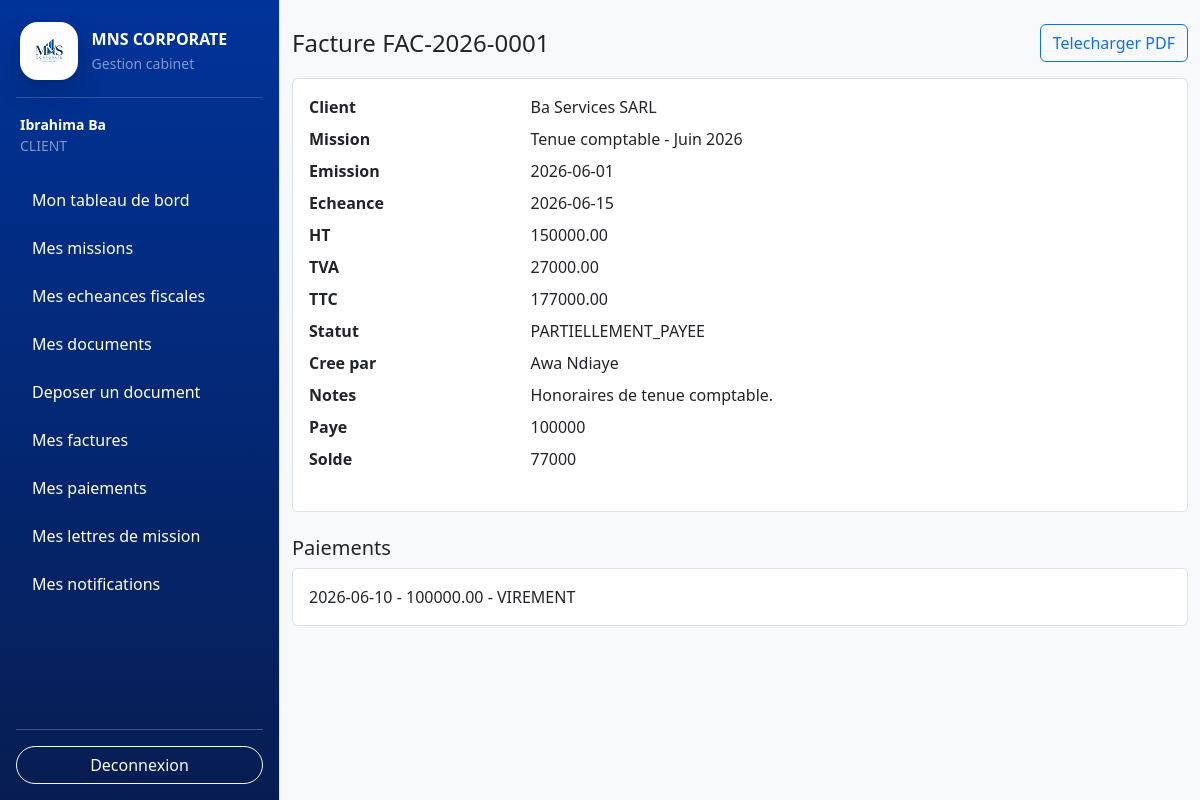
Screenshot of /frontend/views/invoices/show.php?id=1 (signed in) with the database file from the repository.
### tables this page shows
CREATE TABLE IF NOT EXISTS invoices (
    id INT UNSIGNED AUTO_INCREMENT PRIMARY KEY,
    client_id INT UNSIGNED NOT NULL,
    mission_id INT UNSIGNED NULL,
    invoice_number VARCHAR(50) NOT NULL UNIQUE,
    issue_date DATE NOT NULL,
    due_date DATE NOT NULL,
    subtotal DECIMAL(12,2) NOT NULL DEFAULT 0.00,
    tax_rate DECIMAL(5,2) NOT NULL DEFAULT 18.00,
    tax_amount DECIMAL(12,2) NOT NULL DEFAULT 0.00,
    total_amount DECIMAL(12,2) NOT NULL DEFAULT 0.00,
    status ENUM('BROUILLON', 'ENVOYEE', 'PARTIELLEMENT_PAYEE', 'PAYEE', 'EN_RETARD', 'ANNULEE')
        NOT NULL DEFAULT 'BROUILLON',
    notes TEXT NULL,
    created_by INT UNSIGNED NOT NULL,
    created_at TIMESTAMP DEFAULT CURRENT_TIMESTAMP,
    updated_at TIMESTAMP DEFAULT CURRENT_TIMESTAMP ON UPDATE CURRENT_TIMESTAMP,
    CONSTRAINT fk_invoices_client
        FOREIGN KEY (client_id) REFERENCES clients(id)
        ON DELETE RESTRICT
        ON UPDATE CASCADE,
    CONSTRAINT fk_invoices_mission
        FOREIGN KEY (mission_id) REFERENCES missions(id)
        ON DELETE SET NULL
        ON UPDATE CASCADE,
    CONSTRAINT fk_invoices_created_by
        FOREIGN KEY (created_by) REFERENCES users(id)
        ON DELETE RESTRICT
        ON UPDATE CASCADE
);

CREATE TABLE IF NOT EXISTS clients (
    id INT UNSIGNED AUTO_INCREMENT PRIMARY KEY,
    user_id INT UNSIGNED NULL UNIQUE,
    company_name VARCHAR(180) NOT NULL,
    legal_form VARCHAR(100) NULL,
    contact_name VARCHAR(150) NULL,
    email VARCHAR(150) NULL,
    phone VARCHAR(30) NULL,
    address VARCHAR(255) NULL,
    ninea VARCHAR(50) NULL UNIQUE,
    rccm VARCHAR(80) NULL UNIQUE,
    tax_regime VARCHAR(100) NULL,
    accounting_year_start DATE NULL,
    accounting_year_end DATE NULL,
    status ENUM('ACTIF', 'INACTIF') NOT NULL DEFAULT 'ACTIF',
    created_at TIMESTAMP DEFAULT CURRENT_TIMESTAMP,
    updated_at TIMESTAMP DEFAULT CURRENT_TIMESTAMP ON UPDATE CURRENT_TIMESTAMP,
    CONSTRAINT fk_clients_user
        FOREIGN KEY (user_id) REFERENCES users(id)
        ON DELETE SET NULL
        ON UPDATE CASCADE
);

CREATE TABLE IF NOT EXISTS missions (
    id INT UNSIGNED AUTO_INCREMENT PRIMARY KEY,
    client_id INT UNSIGNED NOT NULL,
    mission_catalog_id INT UNSIGNED NOT NULL,
    title VARCHAR(180) NOT NULL,
    description TEXT NULL,
    start_date DATE NOT NULL,
    planned_end_date DATE NULL,
    actual_end_date DATE NULL,
    status ENUM('A_FAIRE', 'EN_COURS', 'TERMINEE', 'EN_RETARD', 'ANNULEE')
        NOT NULL DEFAULT 'A_FAIRE',
    priority ENUM('BASSE', 'MOYENNE', 'HAUTE') NOT NULL DEFAULT 'MOYENNE',
    estimated_hours DECIMAL(8,2) NULL,
    created_by INT UNSIGNED NOT NULL,
    created_at TIMESTAMP DEFAULT CURRENT_TIMESTAMP,
    updated_at TIMESTAMP DEFAULT CURRENT_TIMESTAMP ON UPDATE CURRENT_TIMESTAMP,
    CONSTRAINT fk_missions_client
        FOREIGN KEY (client_id) REFERENCES clients(id)
        ON DELETE CASCADE
        ON UPDATE CASCADE,
    CONSTRAINT fk_missions_catalog
        FOREIGN KEY (mission_catalog_id) REFERENCES mission_catalog(id)
        ON DELETE RESTRICT
        ON UPDATE CASCADE,
    CONSTRAINT fk_missions_created_by
        FOREIGN KEY (created_by) REFERENCES users(id)
        ON DELETE RESTRICT
        ON UPDATE CASCADE
);

CREATE TABLE IF NOT EXISTS users (
    id INT UNSIGNED AUTO_INCREMENT PRIMARY KEY,
    full_name VARCHAR(150) NOT NULL,
    email VARCHAR(150) NOT NULL UNIQUE,
    phone VARCHAR(30) NULL,
    password_hash VARCHAR(255) NOT NULL,
    role ENUM('EXPERT', 'COLLABORATEUR', 'STAGIAIRE', 'CLIENT') NOT NULL,
    is_active TINYINT(1) NOT NULL DEFAULT 1,
    last_login_at DATETIME NULL,
    created_at TIMESTAMP DEFAULT CURRENT_TIMESTAMP,
    updated_at TIMESTAMP DEFAULT CURRENT_TIMESTAMP ON UPDATE CURRENT_TIMESTAMP
);

CREATE TABLE IF NOT EXISTS payments (
    id INT UNSIGNED AUTO_INCREMENT PRIMARY KEY,
    invoice_id INT UNSIGNED NOT NULL,
    payment_date DATE NOT NULL,
    amount DECIMAL(12,2) NOT NULL,
    payment_method ENUM('ESPECES', 'VIREMENT', 'CHEQUE', 'WAVE', 'ORANGE_MONEY', 'AUTRE')
        NOT NULL DEFAULT 'VIREMENT',
    reference_number VARCHAR(100) NULL,
    notes TEXT NULL,
    received_by INT UNSIGNED NOT NULL,
    created_at TIMESTAMP DEFAULT CURRENT_TIMESTAMP,
    CONSTRAINT fk_payments_invoice
        FOREIGN KEY (invoice_id) REFERENCES invoices(id)
        ON DELETE CASCADE
        ON UPDATE CASCADE,
    CONSTRAINT fk_payments_received_by
        FOREIGN KEY (received_by) REFERENCES users(id)
        ON DELETE RESTRICT
        ON UPDATE CASCADE
);

### backend/controllers/invoice_controller.php (called while the page is built, shortened)
<?php
require_once __DIR__ . '/../config/database.php';
require_once __DIR__ . '/../models/Invoice.php';
require_once __DIR__ . '/../models/Payment.php';
function showInvoice(int $id): void { $invoice=findInvoiceOrRedirect($id); if(!invoiceCanAccess(currentUser(),$invoice)){redirect(INVOICE_LIST_URL);} $payments=(new Payment(getDatabaseConnection()))->findByInvoice($id); $paid=(new Invoice(getDatabaseConnection()))->getPaymentsTotal($id); $balance=max(0,(float)$invoice['total_amount']-$paid); renderInvoiceView('show.php',compact('invoice','payments','paid','balance')); }
function clientForUser(PDO $pdo,int $uid): ?array {$s=$pdo->prepare('SELECT id FROM clients WHERE user_id=:id');$s->execute(['id'=>$uid]);$r=$s->fetch(PDO::FETCH_ASSOC);return $r?:null;}
function invoiceCanAccess(array $user,array $invoice): bool { if($user['role']==='EXPERT')return true; if($user['role']==='CLIENT'){ $c=clientForUser(getDatabaseConnection(),(int)$user['id']); return $c&&(int)$c['id']===(int)$invoice['client_id']; } return false; }
function findInvoiceOrRedirect(int $id): array {$i=(new Invoice(getDatabaseConnection()))->findById($id); if(!$i){redirect(INVOICE_LIST_URL);} return $i;}
function renderInvoiceView(string $view,array $vars=[]): void {extract($vars,EXTR_SKIP); if(!defined('MNS_CONTROLLER_RENDER'))define('MNS_CONTROLLER_RENDER',true); require __DIR__.'/../../frontend/views/invoices/'.$view;}

### backend/models/BaseModel.php (called while the page is built, shortened)
<?php
abstract class BaseModel
{
    protected PDO $db;
    public function __construct(PDO $db)
    {
        $this->db = $db;
    }
    protected function fetchOne(string $sql, array $params = []): ?array
    {
        $stmt = $this->db->prepare($sql);
        $stmt->execute($params);
        $result = $stmt->fetch(PDO::FETCH_ASSOC);
        return $result === false ? null : $result;
    }
    protected function fetchAll(string $sql, array $params = []): array
    {
        $stmt = $this->db->prepare($sql);
        $stmt->execute($params);
        return $stmt->fetchAll(PDO::FETCH_ASSOC);
    }
}

### backend/models/Invoice.php (called while the page is built, shortened)
<?php
require_once __DIR__ . '/BaseModel.php';
class Invoice extends BaseModel
{
    public function findById(int $id): ?array
    {
        return $this->fetchOne(
            'SELECT i.*, c.company_name, m.title AS mission_title, u.full_name AS creator_name
             FROM invoices i
             INNER JOIN clients c ON c.id = i.client_id
             LEFT JOIN missions m ON m.id = i.mission_id
             INNER JOIN users u ON u.id = i.created_by
             WHERE i.id = :id',
            ['id' => $id]
        );
    }
    public function getPaymentsTotal(int $invoiceId): float { $r=$this->fetchOne('SELECT COALESCE(SUM(amount),0) AS total FROM payments WHERE invoice_id = :id',['id'=>$invoiceId]); return $r ? (float)$r['total'] : 0.0; }
}

### backend/config/database.php (called while the page is built, shortened)
<?php
function getDatabaseConnection(): PDO
{
    static $connection = null;
    if ($connection !== null) {
        return $connection;
    }
    $host = 'localhost';
    $port = 3306;
    $dbname = 'mns_corporate_db';
    $username = 'root';
    $password = '';
    $charset = 'utf8mb4';
    $dsn = sprintf(
        'mysql:host=%s;port=%d;dbname=%s;charset=%s',
        $host,
        $port,
        $dbname,
        $charset
    );
    $options = [
        PDO::ATTR_ERRMODE => PDO::ERRMODE_EXCEPTION,
        PDO::ATTR_DEFAULT_FETCH_MODE => PDO::FETCH_ASSOC,
        PDO::ATTR_EMULATE_PREPARES => false,
    ];
    try {
        $connection = new PDO($dsn, $username, $password, $options);
        return $connection;
    } catch (PDOException $exception) {
        throw new RuntimeException('Impossible de se connecter à la base de données.');
    }
}

### backend/includes/helpers.php (called while the page is built, shortened)
<?php
function e(?string $value): string
{
    return htmlspecialchars($value ?? '', ENT_QUOTES, 'UTF-8', false);
}

### backend/models/Payment.php (called while the page is built, shortened)
<?php
require_once __DIR__ . '/BaseModel.php';
class Payment extends BaseModel
{
    public function findByInvoice(int $invoiceId): array { return $this->fetchAll('SELECT p.*, u.full_name AS receiver_name FROM payments p INNER JOIN users u ON u.id = p.received_by WHERE p.invoice_id = :id ORDER BY p.payment_date DESC', ['id'=>$invoiceId]); }
}

### frontend/views/invoices/show.php (the view, shortened to what this page needs)
<?php
if (!defined('MNS_CONTROLLER_RENDER')) {
    require_once __DIR__ . '/../../../backend/controllers/invoice_controller.php';
    if (($_GET['action'] ?? '') === 'status') {
        changeInvoiceStatus((int) ($_POST['id'] ?? 0));
    } else {
        showInvoice((int) ($_GET['id'] ?? 0));
    }
    return;
}
require_once __DIR__ . '/../../../backend/includes/helpers.php';
require_once __DIR__ . '/../includes/header.php';
?>
<div class="d-flex">
    <?php require_once __DIR__ . '/../includes/sidebar.php'; ?>
    <main class="container py-4">
        <div class="d-flex justify-content-between align-items-center mb-3">
            <h1 class="h4 mb-0">Facture <?php echo e((string) $invoice['invoice_number']); ?></h1>
            <a class="btn btn-outline-primary" href="/MNS_CORPORATE/frontend/views/invoices/pdf.php?invoice_id=<?php echo e((string) $invoice['id']); ?>">Telecharger PDF</a>
        </div>
        <div class="bg-white border rounded p-3">
            <dl class="row">
                <?php foreach (['company_name' => 'Client', 'mission_title' => 'Mission', 'issue_date' => 'Emission', 'due_date' => 'Echeance', 'subtotal' => 'HT', 'tax_amount' => 'TVA', 'total_amount' => 'TTC', 'status' => 'Statut', 'creator_name' => 'Cree par', 'notes' => 'Notes'] as $key => $label): ?>
                    <dt class="col-sm-3"><?php echo e($label); ?></dt>
                    <dd class="col-sm-9"><?php echo e((string) ($invoice[$key] ?? '')); ?></dd>
                <?php endforeach; ?>
                <dt class="col-sm-3">Paye</dt>
                <dd class="col-sm-9"><?php echo e((string) $paid); ?></dd>
                <dt class="col-sm-3">Solde</dt>
                <dd class="col-sm-9"><?php echo e((string) $balance); ?></dd>
            </dl>
        </div>
        <h2 class="h5 mt-4">Paiements</h2>
        <div class="bg-white border rounded p-3">
            <?php foreach ($payments as $payment): ?>
                <div><?php echo e((string) $payment['payment_date']); ?> - <?php echo e((string) $payment['amount']); ?> - <?php echo e((string) $payment['payment_method']); ?></div>
            <?php endforeach; ?>
        </div>
    </main>
</div>
<?php require_once __DIR__ . '/../includes/footer.php'; ?>

### rows the page displays
invoices: invoice_number "FAC-2026-0001", client.company_name "Ba Services SARL", mission.title "Tenue comptable - Juin 2026", issue_date "2026-06-01", due_date "2026-06-15", subtotal "150000.00", tax_amount "27000.00", total_amount "177000.00", status "PARTIELLEMENT_PAYEE", created_by.full_name "Awa Ndiaye", notes "Honoraires de tenue comptable."
payments: payment_date "2026-06-10", amount "100000.00", payment_method "VIREMENT"

### other values shown
$fullName "Ibrahima Ba"
$role "CLIENT"
$label "Mon tableau de bord"
$label "Mes missions"
$label "Mes echeances fiscales"
$label "Mes documents"
$label "Deposer un document"
$label "Mes factures"
$label "Mes paiements"
$label "Mes lettres de mission"
$label "Mes notifications"
$label "Client"
$label "Mission"
$label "Emission"
$label "Echeance"
